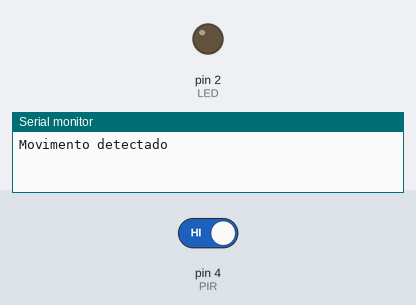
Bench run of a sketch on a simulated Arduino Uno, built with avr-gcc and run on an emulated ATmega328P. Shown: output pins drawn as LEDs (lit = HIGH), the last lines printed to the serial monitor. The test bench sets the inputs (shaded band); at power-on: pin 4 (PIR) HIGH.

Above: at 3.2 s.
3.3 s: pin 4 (PIR) driven LOW
At 6.9 s:
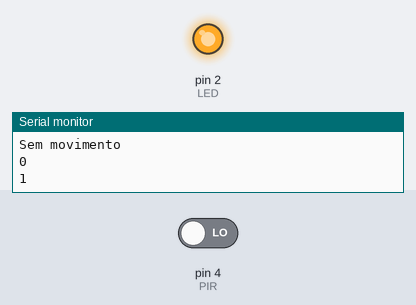
7.6 s: pin 4 (PIR) driven HIGH
At 8.8 s:
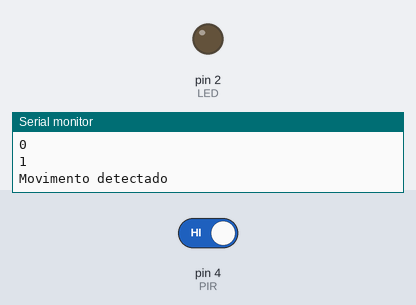
Timing chart, 0 to 10.6 s (numbered marks = the images above; inputs shaded):
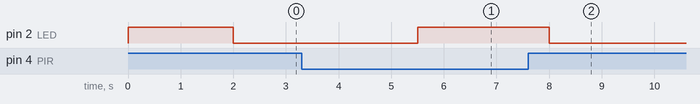

The sketch:

PIR_V2.ino
```cpp
int LED = 2;
int PIR = 4;
void setup() {
  Serial.begin(115200);

  pinMode(LED, OUTPUT);
  digitalWrite(LED, HIGH);

  pinMode(PIR, INPUT);

  delay(2000);
}

int contador = 0;

void loop() {
  int isMotionDetected = digitalRead(PIR);

  if(isMotionDetected == 0){
    Serial.println("Sem movimento");
    digitalWrite(LED, HIGH);
  } else{
    Serial.println("Movimento detectado");
    digitalWrite(LED, LOW);
    isMotionDetected = 0;
    contador++;
    delay(3000);
  }
  Serial.println(isMotionDetected);
  Serial.println(contador);
  delay(500);
}
```

Measured:
- after the input at 3.3 s, pin 2 (LED): LOW → HIGH after 2.2 s
- after the input at 7.6 s, pin 2 (LED): HIGH → LOW after 0.40 s
